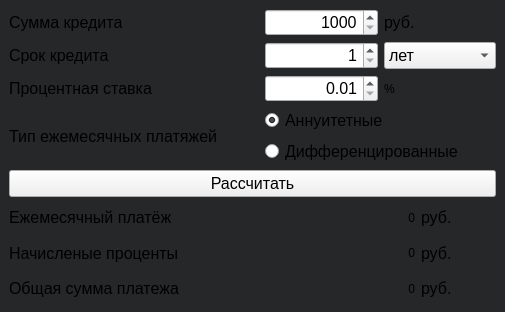
<?xml version="1.0" encoding="UTF-8"?>
<ui version="4.0">
 <class>Credit</class>
 <widget class="QMainWindow" name="Credit">
  <property name="geometry">
   <rect>
    <x>0</x>
    <y>0</y>
    <width>505</width>
    <height>312</height>
   </rect>
  </property>
  <property name="sizePolicy">
   <sizepolicy hsizetype="Expanding" vsizetype="Preferred">
    <horstretch>0</horstretch>
    <verstretch>0</verstretch>
   </sizepolicy>
  </property>
  <property name="minimumSize">
   <size>
    <width>505</width>
    <height>312</height>
   </size>
  </property>
  <property name="maximumSize">
   <size>
    <width>505</width>
    <height>312</height>
   </size>
  </property>
  <property name="windowTitle">
   <string>Credit calculator</string>
  </property>
  <property name="styleSheet">
   <string notr="true">QMainWindow {
	background-color: rgb(38, 39, 40);
}</string>
  </property>
  <widget class="QWidget" name="centralwidget">
   <layout class="QVBoxLayout" name="verticalLayout_3">
    <item>
     <layout class="QVBoxLayout" name="verticalLayout_2">
      <item>
       <layout class="QVBoxLayout" name="vlo_pre_calc">
        <item>
         <layout class="QVBoxLayout" name="vlo_pre_main">
          <item>
           <layout class="QHBoxLayout" name="hlo_sum">
            <item>
             <widget class="QLabel" name="lbl_sum">
              <property name="minimumSize">
               <size>
                <width>250</width>
                <height>0</height>
               </size>
              </property>
              <property name="font">
               <font>
                <family>Arial</family>
                <pointsize>12</pointsize>
               </font>
              </property>
              <property name="text">
               <string>Сумма кредита</string>
              </property>
             </widget>
            </item>
            <item>
             <layout class="QHBoxLayout" name="hlo_sum_spin">
              <item>
               <widget class="QSpinBox" name="spin_sum">
                <property name="minimumSize">
                 <size>
                  <width>100</width>
                  <height>0</height>
                 </size>
                </property>
                <property name="font">
                 <font>
                  <family>Arial</family>
                  <pointsize>12</pointsize>
                 </font>
                </property>
                <property name="alignment">
                 <set>Qt::AlignRight|Qt::AlignTrailing|Qt::AlignVCenter</set>
                </property>
                <property name="minimum">
                 <number>1000</number>
                </property>
                <property name="maximum">
                 <number>50000000</number>
                </property>
               </widget>
              </item>
              <item>
               <widget class="QLabel" name="lbl_rub">
                <property name="font">
                 <font>
                  <family>Arial</family>
                  <pointsize>12</pointsize>
                 </font>
                </property>
                <property name="text">
                 <string>руб.</string>
                </property>
               </widget>
              </item>
             </layout>
            </item>
           </layout>
          </item>
          <item>
           <layout class="QHBoxLayout" name="horizontalLayout_5">
            <item>
             <widget class="QLabel" name="lbl_limit">
              <property name="minimumSize">
               <size>
                <width>250</width>
                <height>0</height>
               </size>
              </property>
              <property name="font">
               <font>
                <family>Arial</family>
                <pointsize>12</pointsize>
               </font>
              </property>
              <property name="text">
               <string>Срок кредита</string>
              </property>
             </widget>
            </item>
            <item>
             <layout class="QHBoxLayout" name="horizontalLayout_2">
              <item>
               <widget class="QSpinBox" name="spin_limit">
                <property name="minimumSize">
                 <size>
                  <width>100</width>
                  <height>0</height>
                 </size>
                </property>
                <property name="font">
                 <font>
                  <family>Arial</family>
                  <pointsize>12</pointsize>
                 </font>
                </property>
                <property name="alignment">
                 <set>Qt::AlignRight|Qt::AlignTrailing|Qt::AlignVCenter</set>
                </property>
                <property name="minimum">
                 <number>1</number>
                </property>
                <property name="maximum">
                 <number>600</number>
                </property>
               </widget>
              </item>
              <item>
               <widget class="QComboBox" name="cmb_limit">
                <property name="font">
                 <font>
                  <family>Arial</family>
                  <pointsize>12</pointsize>
                 </font>
                </property>
                <property name="styleSheet">
                 <string notr="true"/>
                </property>
                <item>
                 <property name="text">
                  <string>лет</string>
                 </property>
                </item>
                <item>
                 <property name="text">
                  <string>месяцев</string>
                 </property>
                </item>
               </widget>
              </item>
             </layout>
            </item>
           </layout>
          </item>
          <item>
           <layout class="QHBoxLayout" name="horizontalLayout_6">
            <item>
             <widget class="QLabel" name="lbl_procent">
              <property name="minimumSize">
               <size>
                <width>250</width>
                <height>0</height>
               </size>
              </property>
              <property name="font">
               <font>
                <family>Arial</family>
                <pointsize>12</pointsize>
               </font>
              </property>
              <property name="text">
               <string>Процентная ставка</string>
              </property>
             </widget>
            </item>
            <item>
             <layout class="QHBoxLayout" name="horizontalLayout_3">
              <item>
               <widget class="QDoubleSpinBox" name="spin_percent">
                <property name="minimumSize">
                 <size>
                  <width>100</width>
                  <height>0</height>
                 </size>
                </property>
                <property name="font">
                 <font>
                  <family>Arial</family>
                  <pointsize>12</pointsize>
                 </font>
                </property>
                <property name="alignment">
                 <set>Qt::AlignRight|Qt::AlignTrailing|Qt::AlignVCenter</set>
                </property>
                <property name="minimum">
                 <double>0.010000000000000</double>
                </property>
                <property name="maximum">
                 <double>50.000000000000000</double>
                </property>
                <property name="value">
                 <double>0.010000000000000</double>
                </property>
               </widget>
              </item>
              <item>
               <widget class="QLabel" name="label_5">
                <property name="text">
                 <string>%</string>
                </property>
               </widget>
              </item>
             </layout>
            </item>
           </layout>
          </item>
          <item>
           <layout class="QHBoxLayout" name="horizontalLayout_7">
            <item>
             <widget class="QLabel" name="lbl_type">
              <property name="minimumSize">
               <size>
                <width>250</width>
                <height>0</height>
               </size>
              </property>
              <property name="font">
               <font>
                <family>Arial</family>
                <pointsize>12</pointsize>
               </font>
              </property>
              <property name="text">
               <string>Тип ежемесячных платяжей</string>
              </property>
             </widget>
            </item>
            <item>
             <layout class="QVBoxLayout" name="verticalLayout">
              <item>
               <widget class="QRadioButton" name="rdb_anuit">
                <property name="font">
                 <font>
                  <family>Arial</family>
                  <pointsize>12</pointsize>
                 </font>
                </property>
                <property name="text">
                 <string>Аннуитетные</string>
                </property>
                <property name="checked">
                 <bool>true</bool>
                </property>
               </widget>
              </item>
              <item>
               <widget class="QRadioButton" name="rdb_diff">
                <property name="font">
                 <font>
                  <family>Arial</family>
                  <pointsize>12</pointsize>
                 </font>
                </property>
                <property name="text">
                 <string>Дифференцированные</string>
                </property>
               </widget>
              </item>
             </layout>
            </item>
           </layout>
          </item>
         </layout>
        </item>
        <item>
         <widget class="QPushButton" name="btn_calculate">
          <property name="font">
           <font>
            <family>Arial</family>
            <pointsize>12</pointsize>
           </font>
          </property>
          <property name="text">
           <string>Рассчитать</string>
          </property>
         </widget>
        </item>
       </layout>
      </item>
      <item>
       <layout class="QVBoxLayout" name="verticalLayout_4">
        <item>
         <layout class="QHBoxLayout" name="horizontalLayout_10">
          <item>
           <widget class="QLabel" name="label">
            <property name="minimumSize">
             <size>
              <width>200</width>
              <height>0</height>
             </size>
            </property>
            <property name="font">
             <font>
              <family>Arial</family>
              <pointsize>12</pointsize>
             </font>
            </property>
            <property name="text">
             <string>Ежемесячный платёж</string>
            </property>
           </widget>
          </item>
          <item>
           <widget class="QLabel" name="lbl_mon">
            <property name="minimumSize">
             <size>
              <width>200</width>
              <height>0</height>
             </size>
            </property>
            <property name="font">
             <font>
              <family>Arial</family>
             </font>
            </property>
            <property name="text">
             <string>0</string>
            </property>
            <property name="alignment">
             <set>Qt::AlignRight|Qt::AlignTrailing|Qt::AlignVCenter</set>
            </property>
           </widget>
          </item>
          <item>
           <widget class="QLabel" name="label_9">
            <property name="font">
             <font>
              <family>Arial</family>
              <pointsize>12</pointsize>
             </font>
            </property>
            <property name="text">
             <string>руб.</string>
            </property>
           </widget>
          </item>
         </layout>
        </item>
        <item>
         <layout class="QHBoxLayout" name="horizontalLayout_9">
          <item>
           <widget class="QLabel" name="label_3">
            <property name="minimumSize">
             <size>
              <width>200</width>
              <height>0</height>
             </size>
            </property>
            <property name="font">
             <font>
              <family>Arial</family>
              <pointsize>12</pointsize>
             </font>
            </property>
            <property name="text">
             <string>Начисленые проценты</string>
            </property>
           </widget>
          </item>
          <item>
           <widget class="QLabel" name="lbl_percent">
            <property name="minimumSize">
             <size>
              <width>200</width>
              <height>0</height>
             </size>
            </property>
            <property name="font">
             <font>
              <family>Arial</family>
             </font>
            </property>
            <property name="text">
             <string>0</string>
            </property>
            <property name="alignment">
             <set>Qt::AlignRight|Qt::AlignTrailing|Qt::AlignVCenter</set>
            </property>
           </widget>
          </item>
          <item>
           <widget class="QLabel" name="label_10">
            <property name="font">
             <font>
              <family>Arial</family>
              <pointsize>12</pointsize>
             </font>
            </property>
            <property name="text">
             <string>руб.</string>
            </property>
           </widget>
          </item>
         </layout>
        </item>
        <item>
         <layout class="QHBoxLayout" name="horizontalLayout_8">
          <item>
           <widget class="QLabel" name="label_4">
            <property name="minimumSize">
             <size>
              <width>200</width>
              <height>0</height>
             </size>
            </property>
            <property name="font">
             <font>
              <family>Arial</family>
              <pointsize>12</pointsize>
             </font>
            </property>
            <property name="text">
             <string>Общая сумма платежа</string>
            </property>
           </widget>
          </item>
          <item>
           <widget class="QLabel" name="lbl_total">
            <property name="minimumSize">
             <size>
              <width>200</width>
              <height>0</height>
             </size>
            </property>
            <property name="font">
             <font>
              <family>Arial</family>
             </font>
            </property>
            <property name="text">
             <string>0</string>
            </property>
            <property name="alignment">
             <set>Qt::AlignRight|Qt::AlignTrailing|Qt::AlignVCenter</set>
            </property>
           </widget>
          </item>
          <item>
           <widget class="QLabel" name="label_11">
            <property name="font">
             <font>
              <family>Arial</family>
              <pointsize>12</pointsize>
             </font>
            </property>
            <property name="text">
             <string>руб.</string>
            </property>
           </widget>
          </item>
         </layout>
        </item>
       </layout>
      </item>
     </layout>
    </item>
   </layout>
  </widget>
 </widget>
 <resources/>
 <connections/>
</ui>
